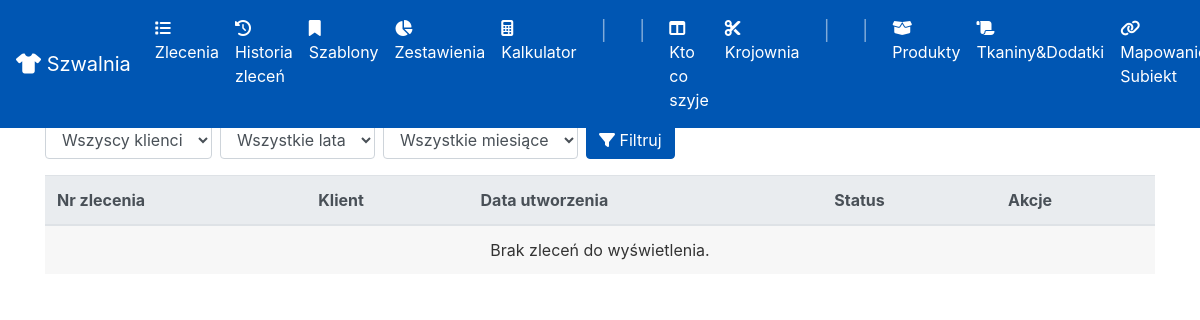
Before: /orders/history with the older database file.
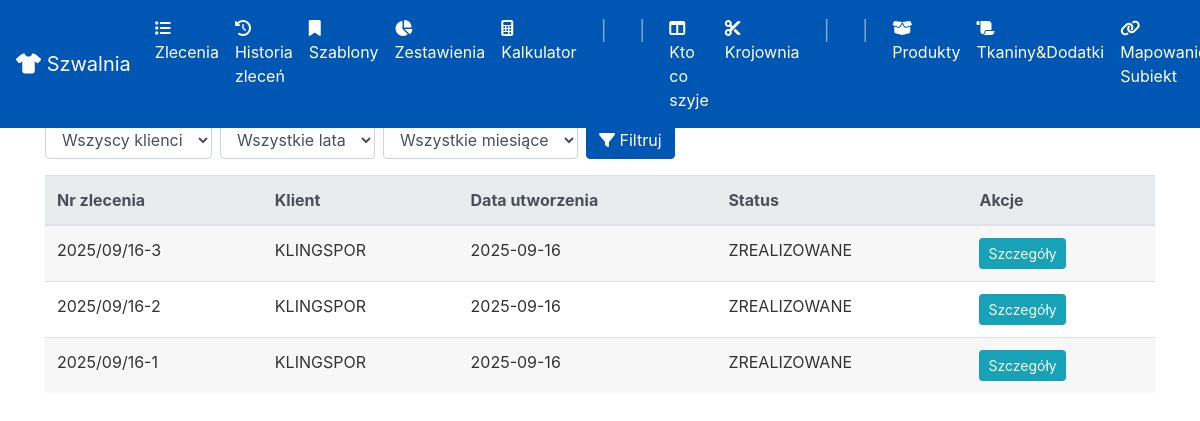
After: the same page with the newer database file.
### app/models.py (models this page shows, shortened)
class Order(db.Model):
    id = db.Column(db.Integer, primary_key=True)
    order_code = db.Column(db.String(50), nullable=True)
    client_id = db.Column(db.Integer, db.ForeignKey('client.id'), nullable=False)
    description = db.Column(db.Text, nullable=False)
    login_info = db.Column(db.Text, nullable=True)
    deadline = db.Column(db.Date, nullable=False)
    status = db.Column(db.String(50), nullable=False, default='NOWE')
    zlecajacy = db.Column(db.String(50), nullable=False)
    created_at = db.Column(db.DateTime, default=datetime.utcnow)
    fabrics = db.relationship('OrderFabric', backref='order', cascade="all, delete-orphan")
    assigned_team = db.Column(db.String(50), nullable=True)
    cutting_table = db.Column(db.String(50), nullable=True)
    team1_completed = db.Column(db.Boolean, default=False, nullable=False)
    team2_completed = db.Column(db.Boolean, default=False, nullable=False)
    cutting_started_at = db.Column(db.DateTime, nullable=True)
    cutting_finished_at = db.Column(db.DateTime, nullable=True)
    sewing_started_at = db.Column(db.DateTime, nullable=True)
    sewing_finished_at = db.Column(db.DateTime, nullable=True)
    order_items = db.relationship('OrderItem', backref='order', lazy=True, cascade="all, delete-orphan")
    attachments = db.relationship('Attachment', backref='order', lazy=True, cascade="all, delete-orphan")
    materials_used = db.relationship('MaterialUsage', backref='order', cascade="all, delete-orphan")

class Client(db.Model):
    id = db.Column(db.Integer, primary_key=True)
    name = db.Column(db.String(100), nullable=False, unique=True)
    orders = db.relationship('Order', backref='client', lazy=True)

### app/routes.py (the view)
@app.route('/orders/history')
def orders_history():
    client_filter = request.args.get('client', '').strip().upper()
    year_filter = request.args.get('year', '')
    month_filter = request.args.get('month', '')
    orders_query = Order.query.join(Client).filter(Order.status == 'ZREALIZOWANE')
    if client_filter:
        orders_query = orders_query.filter(Client.name == client_filter)
    if year_filter:
        orders_query = orders_query.filter(extract('year', Order.created_at) == int(year_filter))
    if month_filter:
        orders_query = orders_query.filter(extract('month', Order.created_at) == int(month_filter))
    all_orders = orders_query.order_by(Order.created_at.desc()).all()
    years_query = db.session.query(extract('year', Order.created_at)).distinct().all()
    years = sorted({int(y[0]) for y in years_query})
    clients = Client.query.order_by(Client.name).all()
    return render_template('orders_history.html',
                           orders=all_orders,
                           clients=clients,
                           years=years)

### app/routes.py (called while the page is built)
@app.context_processor
def inject_in_progress_orders():
    all_in_progress = Order.query.filter_by(status='W REALIZACJI').order_by(Order.deadline).all()
    krojownia_orders = []
    szwalnia_orders = []
    for order in all_in_progress:
        order.total_quantity = sum(item.quantity for item in order.order_items)
        if order.cutting_table == 'skrojone' and order.assigned_team is not None:
            szwalnia_orders.append(order)
        elif order.cutting_table is not None and order.cutting_table != 'skrojone':
            krojownia_orders.append(order)
    return dict(krojownia_in_progress=krojownia_orders, szwalnia_in_progress=szwalnia_orders)

### app/templates/orders_history.html (shortened to what this page needs)
{% extends "base.html" %}
{% block content %}
<h2> Historia Zleceń</h2>
<form method="GET" class="form-inline mb-3">
    <select name="client" class="form-control mr-2">
        <option value="">Wszyscy klienci</option>
    </select>
    <select name="year" class="form-control mr-2">
        <option value="">Wszystkie lata</option>
    </select>
    <select name="month" class="form-control mr-2">
        <option value="">Wszystkie miesiące</option>
    </select>
    <button type="submit" class="btn btn-primary"><i class="fas fa-filter"></i> Filtruj</button>
</form>
<div class="table-responsive">
    <table class="table table-striped table-hover">
        <thead class="thead-light">
            <tr>
                <th>Nr zlecenia</th>
                <th>Klient</th>
                <th>Data utworzenia</th>
                <th>Status</th>
                <th>Akcje</th>
            </tr>
        </thead>
        <tbody>
            {% for order in orders %}
            <tr>
                <td>{{ order.order_code }}</td>
                <td>{{ order.client.name }}</td>
                <td>{{ order.created_at.strftime('%Y-%m-%d') }}</td>
                <td>{{ order.status }}</td>
                <td>
                    <a href="{{ url_for('order_detail', order_id=order.id) }}" class="btn btn-sm btn-info">Szczegóły</a>
                </td>
            </tr>
            {% else %}
            <tr>
                <td colspan="5" class="text-center">Brak zleceń do wyświetlenia.</td>
            </tr>
            {% endfor %}
        </tbody>
    </table>
</div>
{% endblock %}

### app/templates/base.html (shortened to what this page needs)
<!DOCTYPE html>
<html lang="pl">
<head>
  <link rel="stylesheet" href="https://maxcdn.bootstrapcdn.com/bootstrap/4.0.0/css/bootstrap.min.css">
  <link href="https://cdnjs.cloudflare.com/ajax/libs/font-awesome/6.4.0/css/all.min.css" rel="stylesheet">
</head>
<body>
<nav class="navbar navbar-expand-lg navbar-dark fixed-top" style="background-color: #0056b3;">
  <a class="navbar-brand" href="{{ url_for('orders_list') }}">
    <i class="fas fa-tshirt"></i> Szwalnia
  </a>
  <div class="collapse navbar-collapse" id="navbarNav">
    <ul class="navbar-nav mr-auto">
      <li class="nav-item">
        <a class="nav-link" href="{{ url_for('orders_list') }}">
          <i class="fas fa-list"></i> Zlecenia
        </a>
      </li>
      <li class="nav-item">
                    <a class="nav-link" href="{{ url_for('orders_history') }}"><i class="fas fa-history"></i> Historia zleceń</a>
                </li>
      <li class="nav-item">
        <a class="nav-link" href="{{ url_for('order_templates') }}">
          <i class="fas fa-bookmark"></i> Szablony
        </a>
      </li>
      <li class="nav-item">
        <a class="nav-link" href="{{ url_for('reports') }}">
            <i class="fas fa-chart-pie"></i> Zestawienia
        </a>
      </li>
      <li class="nav-item">
        <a class="nav-link" href="{{ url_for('calculator') }}">
          <i class="fas fa-calculator"></i> Kalkulator
        </a>
      </li>
  <li class="nav-item">
    <span class="navbar-text mx-3" style="font-size: 1.2rem;">|</span>
  </li>
      <li class="nav-item">
  <li class="nav-item">
    <span class="navbar-text mx-3" style="font-size: 1.2rem;">|</span>
  </li>
      <li class="nav-item">
        <a class="nav-link" href="{{ url_for('kanban') }}">
          <i class="fas fa-table-columns"></i> Kto co szyje
        </a>
      </li>
      <li class="nav-item">
        <a class="nav-link" href="{{ url_for('krojownia') }}">
          <i class="fas fa-scissors"></i> Krojownia
        </a>
      </li>
  <li class="nav-item">
    <span class="navbar-text mx-3" style="font-size: 1.2rem;">|</span>
  </li>
  <li class="nav-item">
    <span class="navbar-text mx-3" style="font-size: 1.2rem;">|</span>
  </li>
      <li class="nav-item">
        <a class="nav-link" href="{{ url_for('products_list') }}">
            <i class="fas fa-box-open"></i> Produkty
        </a>
      </li>
      <li class="nav-item">
        <a class="nav-link" href="{{ url_for('materials_management') }}">
            <i class="fas fa-scroll"></i> Tkaniny&Dodatki
        </a>
      </li>
      <li class="nav-item">
        <a class="nav-link" href="{{ url_for('subiekt_mapping') }}">
            <i class="fas fa-link"></i> Mapowanie Subiekt
        </a>
      </li>
    </ul>
  </div>
</nav>
<div class="container" style="margin-top:75px;">
  {% block content %}{% endblock %}
</div>
</body>
</html>

Changed rows visible on the page:
added Order: order_code "2025/09/16-3", client.name "KLINGSPOR", created_at "2025-09-16", status "ZREALIZOWANE"
added Order: order_code "2025/09/16-2", client.name "KLINGSPOR", created_at "2025-09-16", status "ZREALIZOWANE"
added Order: order_code "2025/09/16-1", client.name "KLINGSPOR", created_at "2025-09-16", status "ZREALIZOWANE"
Other visible differences:
text no longer shown: "Brak zleceń do wyświetlenia."
